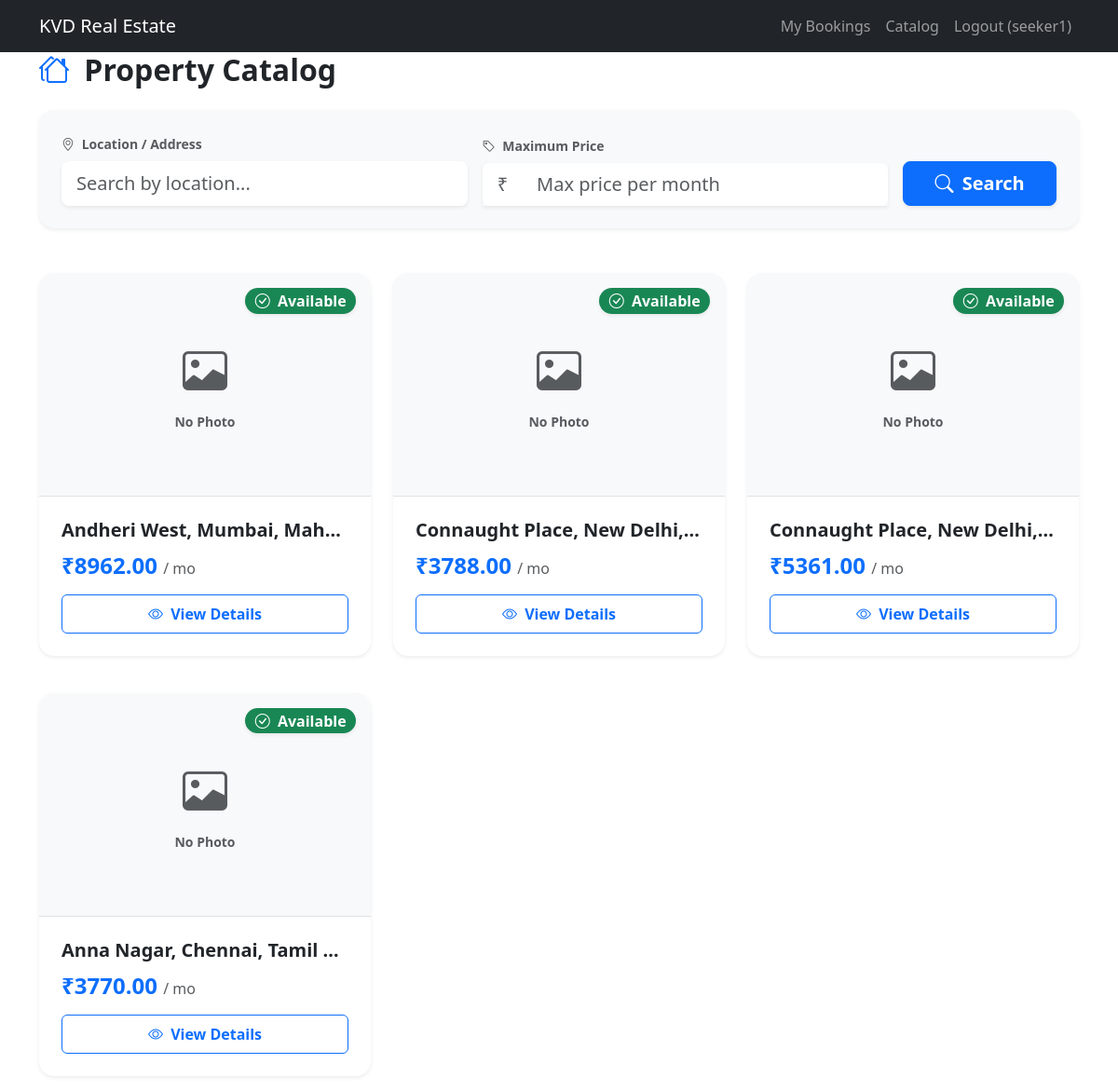
/property/catalog/ (signed in), run on the app's committed database.
### real_estate_app/models.py (models this page shows, shortened)
class User(AbstractUser):
    phone_regex = RegexValidator(regex=r'^\+?1?\d{9,15}$', message="Phone number must be entered in the format: '+999999999'. Up to 15 digits allowed.")
    phone_number = models.CharField(validators=[phone_regex], max_length=17, blank=True)
    pincode_regex = RegexValidator(regex=r'^[1-9][0-9]{5}$', message="Please enter a valid 6-digit Indian pincode.")
    pincode = models.CharField(validators=[pincode_regex], max_length=6, blank=True)
    kyc_status = models.BooleanField(default=False)
    is_admin = models.BooleanField(default=False)
    is_owner = models.BooleanField(default=False)
    is_seeker = models.BooleanField(default=False)

class Property(models.Model):
    STATUS_CHOICES = (
        ('Pending', 'Pending'),
        ('Live', 'Live'),
        ('Booked', 'Booked'),
        ('Rejected', 'Rejected'),
    )
    property_id = models.AutoField(primary_key=True)
    owner = models.ForeignKey(User, on_delete=models.CASCADE, related_name='properties')
    address = models.TextField()
    latitude = models.FloatField(blank=True, null=True)
    longitude = models.FloatField(blank=True, null=True)
    price = models.DecimalField(max_digits=10, decimal_places=2)
    photo = models.ImageField(upload_to='property_photos/', blank=True, null=True)
    status = models.CharField(max_length=10, choices=STATUS_CHOICES, default='Pending')

### real_estate_app/views.py (the view)
# urls.py: path('property/catalog/', views.property_catalog, name='property_catalog'),
@login_required
def property_catalog(request):
    if not request.user.is_seeker:
        return redirect('dashboard')
    properties = Property.objects.filter(status='Live')
    address_query = request.GET.get('address')
    max_price = request.GET.get('max_price')
    if address_query:
        properties = properties.filter(address__icontains=address_query)
    if max_price:
        properties = properties.filter(price__lte=max_price)
    return render(request, 'real_estate_app/property_catalog.html', {'properties': properties})

### templates/real_estate_app/property_catalog.html
{% extends 'base.html' %}
{% block content %}
<div class="row mb-5">
    <div class="col-12">
        <h2 class="mb-4 fw-bold"><i class="bi bi-houses me-2 text-primary"></i> Property Catalog</h2>
        <div class="card border-0 shadow-sm rounded-4 p-4 bg-light">
            <form method="get" class="row g-3 align-items-end">
                <div class="col-md-5">
                    <label for="address" class="form-label fw-bold text-muted small"><i class="bi bi-geo-alt me-1"></i>
                        Location / Address</label>
                    <input type="text" name="address" id="address"
                        class="form-control form-control-lg border-0 shadow-sm" value="{{ request.GET.address }}"
                        placeholder="Search by location...">
                </div>
                <div class="col-md-5">
                    <label for="max_price" class="form-label fw-bold text-muted small"><i class="bi bi-tag me-1"></i>
                        Maximum Price</label>
                    <div class="input-group input-group-lg shadow-sm">
                        <span class="input-group-text bg-white border-0 text-muted">₹</span>
                        <input type="number" name="max_price" id="max_price" class="form-control border-0"
                            value="{{ request.GET.max_price }}" placeholder="Max price per month">
                    </div>
                </div>
                <div class="col-md-2 d-grid">
                    <button type="submit" class="btn btn-primary btn-lg shadow-sm fw-bold"><i
                            class="bi bi-search me-1"></i> Search</button>
                </div>
            </form>
        </div>
    </div>
</div>
<div class="row g-4">
    {% for property in properties %}
    <div class="col-md-6 col-lg-4 mb-3">
        <div class="card property-card h-100 shadow-sm border-0 rounded-4 overflow-hidden position-relative"
            style="transition: transform 0.2s ease, box-shadow 0.2s ease;"
            onmouseover="this.style.transform='translateY(-5px)'; this.style.boxShadow='0 .5rem 1rem rgba(0,0,0,.15)';"
            onmouseout="this.style.transform='translateY(0)'; this.style.boxShadow='0 .125rem .25rem rgba(0,0,0,.075)';">
            <span class="position-absolute top-0 end-0 m-3 badge bg-success fs-6 rounded-pill z-1 shadow-sm"><i
                    class="bi bi-check-circle me-1"></i> Available</span>
            {% if property.photo %}
            <img src="{{ property.photo.url }}" class="card-img-top border-bottom" alt="Property Image"
                style="height: 240px; object-fit: cover;">
            {% else %}
            <div class="card-img-top bg-light d-flex flex-column align-items-center justify-content-center text-muted border-bottom"
                style="height: 240px;">
                <i class="bi bi-image" style="font-size: 3rem;"></i>
                <span class="mt-2 small fw-bold">No Photo</span>
            </div>
            {% endif %}
            <div class="card-body d-flex flex-column p-4">
                <h5 class="card-title text-dark fw-bold mb-1 text-truncate" title="{{ property.address }}">
                    {{ property.address }}
                </h5>
                <h4 class="card-subtitle mt-2 mb-3 text-primary fw-bold">₹{{ property.price }} <span
                        class="text-muted fs-6 fw-normal">/ mo</span></h4>
                <div class="d-grid mt-auto">
                    <a href="{% url 'seeker_property_detail' property.property_id %}"
                        class="btn btn-outline-primary fw-bold py-2"><i class="bi bi-eye me-1"></i>
                        View Details</a>
                </div>
            </div>
        </div>
    </div>
    {% empty %}
    <div class="col-12 text-center py-5">
        <p class="text-muted fs-5">No properties found matching your criteria.</p>
    </div>
    {% endfor %}
</div>
{% endblock %}

### templates/base.html (shortened to what this page needs)
{% load sass_tags %}
<!DOCTYPE html>
<html lang="en">
<head>
    <link href="https://cdn.jsdelivr.net/npm/bootstrap@5.3.0/dist/css/bootstrap.min.css" rel="stylesheet">
    <link rel="stylesheet" href="https://cdn.jsdelivr.net/npm/bootstrap-icons@1.10.5/font/bootstrap-icons.css">
    <link href="{% sass_src 'scss/styles.scss' %}" rel="stylesheet" type="text/css" />
</head>
<body>
    <nav class="navbar navbar-expand-lg navbar-dark bg-dark">
        <div class="container">
            <a class="navbar-brand" href="{% url 'home' %}">KVD Real Estate</a>
            <div class="collapse navbar-collapse" id="navbarNav">
                <ul class="navbar-nav ms-auto">
                    {% if user.is_authenticated %}
                    {% if user.is_admin or user.is_superuser %}
                    <li class="nav-item"><a class="nav-link" href="{% url 'dashboard' %}">Admin Dashboard</a></li>
                    {% elif user.is_owner %}
                    <li class="nav-item"><a class="nav-link" href="{% url 'dashboard' %}">Owner Dashboard</a></li>
                    <li class="nav-item"><a class="nav-link" href="{% url 'add_property' %}">Add Property</a></li>
                    {% elif user.is_seeker %}
                    <li class="nav-item"><a class="nav-link" href="{% url 'dashboard' %}">My Bookings</a></li>
                    <li class="nav-item"><a class="nav-link" href="{% url 'property_catalog' %}">Catalog</a></li>
                    {% endif %}
                    <li class="nav-item">
                        <form method="post" action="{% url 'logout' %}">
                            <button type="submit" class="btn btn-link nav-link">Logout ({{ user.username }})</button>
                        </form>
                    </li>
                    {% else %}
                    <li class="nav-item"><a class="nav-link" href="{% url 'login' %}">Login</a></li>
                    <li class="nav-item"><a class="nav-link" href="{% url 'register' %}">Register</a></li>
                    {% endif %}
                </ul>
            </div>
        </div>
    </nav>
    <div class="container">
        {% block content %}{% endblock %}
    </div>
</body>
</html>

### data on the page
User: username "seeker1"
Property: photo "No Photo", address "Andheri West, Mumbai, Mah…", price "8962.00"
Property: photo "No Photo", address "Connaught Place, New Delhi,…", price "3788.00"
Property: photo "No Photo", address "Connaught Place, New Delhi,…", price "5361.00"
Property: photo "No Photo", address "Anna Nagar, Chennai, Tamil…", price "3770.00"
